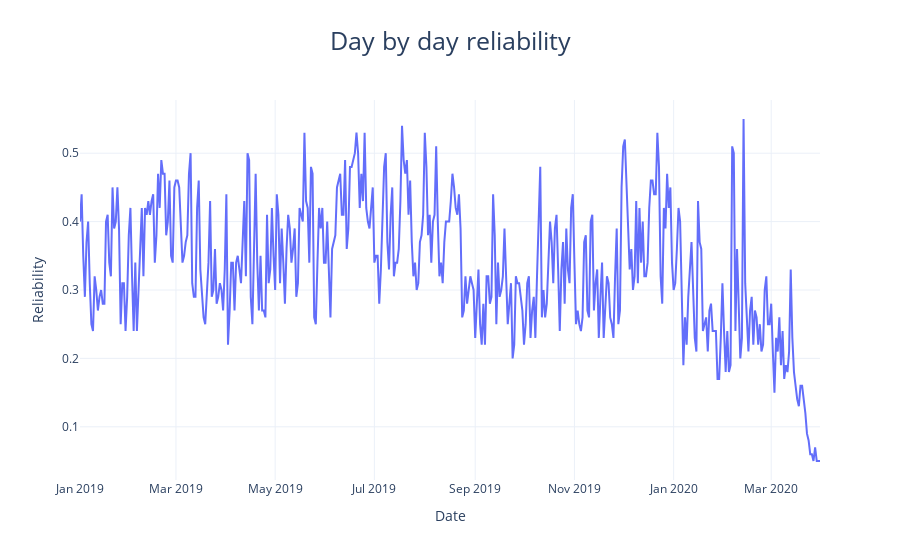

Notebook source saved alongside this figure:
### Markdown cell above
Tutaj stwórz wykres liniowy na podstawie pobranych danych. Wynik zapisz do zmiennej `day_by_day_reliability_fig`.

### Code cell
day_by_day_reliability_fig = px.line(day_by_day_reliability_df,
                            x='date',
                            y='reliability',
                            title='Day by day reliability',                            
                            labels={'date': 'Date', 'reliability': 'Reliability'},
                            template="plotly_white"
)
day_by_day_reliability_fig.update_layout(title_x=0.5, 
                                         title_font=dict(size=25),)
day_by_day_reliability_fig.show()

### Figure 1 — Plotly figure (JSON) as saved in the notebook; plotly's stock layout.template omitted (floating-point values rounded to 4 significant figures; data arrays with more than 128 entries replaced by an {"elided": "..."} marker saying what was removed)
{"data": [{"hovertemplate": "Date=%{x}<br>Reliability=%{y}<extra></extra>", "legendgroup": "", "line": {"color": "#636efa", "dash": "solid"}, "marker": {"symbol": "circle"}, "mode": "lines", "name": "", "orientation": "v", "showlegend": false, "type": "scatter", "x": {"elided": "456 str values"}, "xaxis": "x", "y": {"elided": "456 float values"}, "yaxis": "y"}], "layout": {"legend": {"tracegroupgap": 0}, "title": {"font": {"size": 25}, "text": "Day by day reliability", "x": 0.5}, "xaxis": {"anchor": "y", "domain": [0, 1], "title": {"text": "Date"}}, "yaxis": {"anchor": "x", "domain": [0, 1], "title": {"text": "Reliability"}}}}
